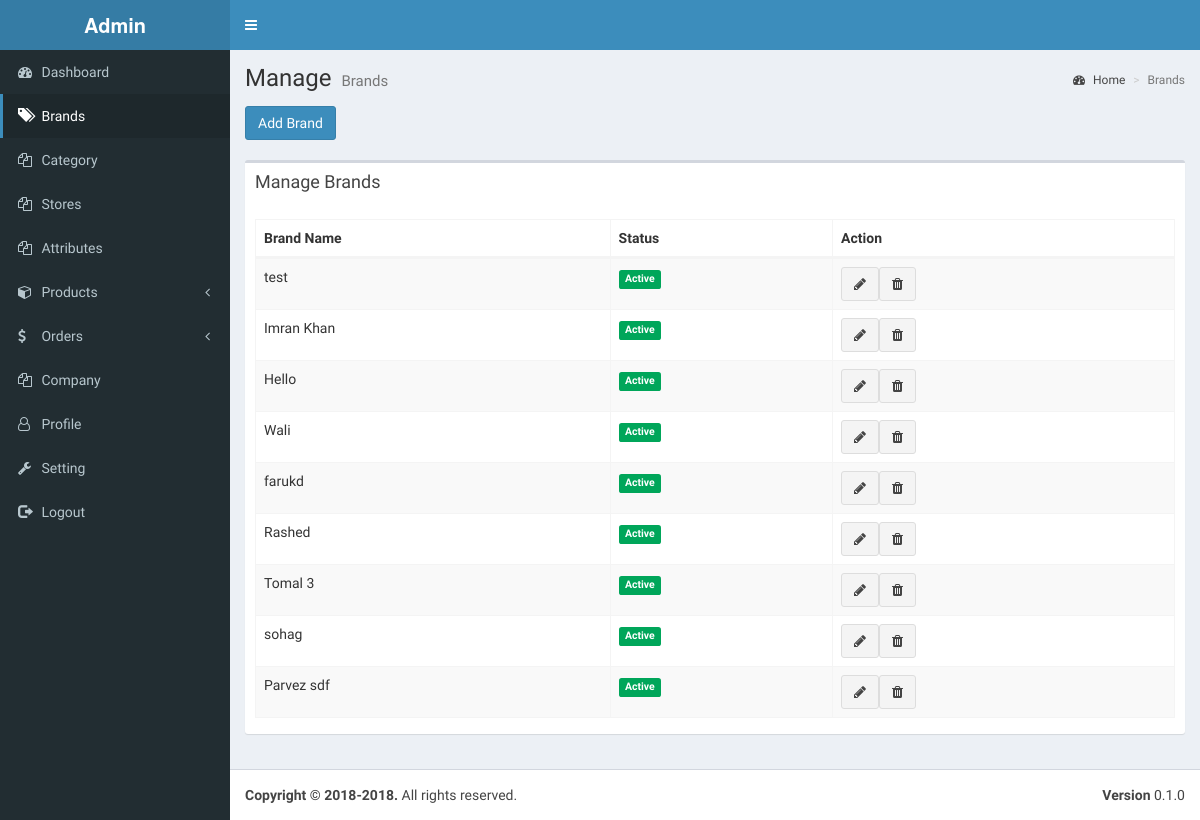
Page /brands_bk.php (signed in) on the committed database.
### tables this page shows
CREATE TABLE `brands` (
  `id` int(11) NOT NULL AUTO_INCREMENT,
  `name` varchar(255) NOT NULL,
  `status` int(11) NOT NULL,
  PRIMARY KEY (`id`)
);

### brands_bk.php (the view, shortened to what this page needs)
<?php
require_once 'include/header.php';
require_once "include/db.php";
?>
<?php require_once 'include/sidebar.php'; ?>
    <div class="content-wrapper">
        <section class="content-header">
            <h1>
                Manage
                <small>Brands</small>
            </h1>
            <ol class="breadcrumb">
                <li><a href="#"><i class="fa fa-dashboard"></i> Home</a></li>
                <li class="active">Brands</li>
            </ol>
        </section>
        <section class="content">
            <div class="row">
                <div class="col-md-12 col-xs-12">
                    <button class="btn btn-primary" data-toggle="modal" data-target="#addBrandModal">Add Brand</button>
                    <br /> <br />
                    <div class="box">
                        <div class="box-header">
                            <h3 class="box-title">Manage Brands</h3>
                        </div>
                        <div class="box-body">
                            <table id="manageTable" class="table table-bordered table-striped">
                                <thead>
                                <tr>
                                    <th>Brand Name</th>
                                    <th>Status</th>
                                    <th>Action</th>
                                </tr>
                                </thead>
                                <tbody>
                                <?php
                                $sql = "SELECT * FROM brands ORDER BY id DESC";
                                $st = $db->prepare($sql);
                                try{
                                    $st->execute();
                                    $result = $st->fetchAll(PDO::FETCH_ASSOC);
                                    foreach($result as $results){
                                        echo '<tr data-id="'.$results['id'].'">';
                                        echo '<td> '.$results['name'].' </td>';
                                        if($results['status'] == 1) {
                                            echo '<td> <span class="label label-success">Active</span> </td>';
                                        }else{
                                            echo '<td> <span class="label label-warning">Inactive</span></td>';
                                        }
                                        echo '<td>';
                                        echo '<button type="button" class="btn btn-default" onclick="editBrand('.$results['id'].')" data-toggle="modal" data-target="#editBrandModal"><i class="fa fa-pencil"></i></button>';
                                        echo '<button data-id="'.$results['id'].'" type="button" class="btn btn-default" onclick="removeBrand('.$results['id'].')" data-toggle="modal" data-target="#removeBrandModal"><i class="fa fa-trash"></i></button>';
                                        echo '</td>';
                                        echo '</tr>';
                                    }
                                }
                                catch (PDOException $e){
                                    $e->getMessage();
                                }
                                ?>
                                </tbody>
                            </table>
                        </div>
                    </div>
                </div>
            </div>
        </section>
    </div>
<?php require_once 'include/footer.php'; ?>

### rows in the picture
brands: name "test", status "Active"
brands: name "Imran Khan", status "Active"
brands: name "Hello", status "Active"
brands: name "Wali", status "Active"
brands: name "farukd", status "Active"
brands: name "Rashed", status "Active"
brands: name "Tomal 3", status "Active"
brands: name "sohag", status "Active"
brands: name "Parvez sdf", status "Active"
